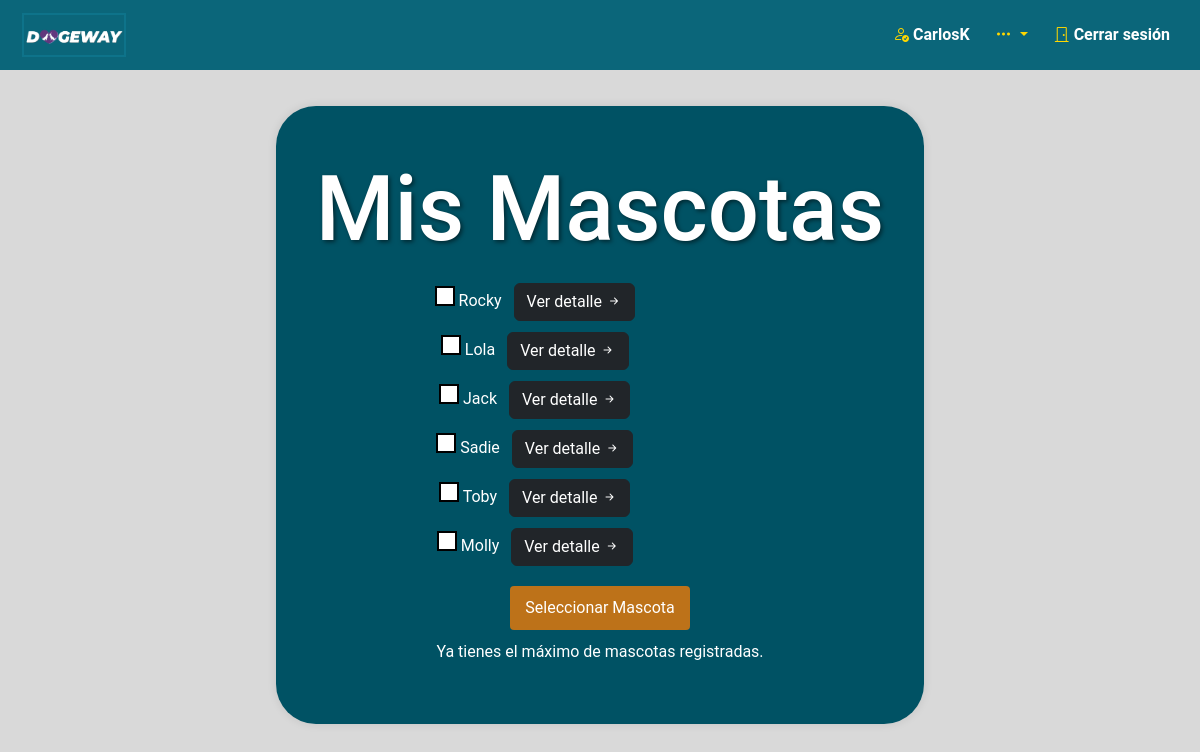
Page /mascotas/ (signed in) on the committed database.
### main_app/models.py (models this page shows, shortened)
class Usuario(AbstractUser):
    fotografia = models.ImageField(upload_to='usuarios/', null=True, blank=True)
    telefono = models.CharField(max_length=20)
    fecha_de_nacimiento = models.DateField()
    direccion = models.CharField(max_length=100)
    fotografia_identificacion = models.ImageField(upload_to='identificaciones/', null=True, blank=True)
    verificado = models.BooleanField(default=False)
    usuarios_bloqueados = models.ManyToManyField('self', symmetrical=False, related_name='usuarios_bloqueadores')
    groups = models.ManyToManyField('auth.Group', related_name='usuarios')
    user_permissions = models.ManyToManyField('auth.Permission', related_name='usuarios')

class Mascota(models.Model):
    dueño = models.ForeignKey(Usuario, on_delete=models.CASCADE)
    nombre = models.CharField(max_length=100)
    peso = models.FloatField(null=True, blank=True, validators=[
            MinValueValidator(5),  # El peso no puede ser menor que 0
            MaxValueValidator(150)  # El peso no puede ser mayor que 100
        ])
    edad = models.FloatField(null=True, blank=True, validators=[
            MinValueValidator(2),  # El peso no puede ser menor que 0
            MaxValueValidator(12)  # El peso no puede ser mayor que 100
        ])
    SEXO_CHOICES = (
        ('M', 'Macho'),
        ('H', 'Hembra'),
    )
    sexo = models.CharField(max_length=1, choices=SEXO_CHOICES)
    TAMAÑO_CHOICES = (
        ('XS', ' MuyPequeño'),
        ('S', 'Pequeño'),
        ('M', 'Mediano'),
        ('L', 'Grande'),
        ('XL', 'Gigante'),
    )
    tamaño = models.CharField(max_length=15, choices=TAMAÑO_CHOICES)
    descripcion = models.TextField()
    RAZA_CHOICES = (
        ('Bulldog francés', 'Bulldog francés'),
        ('Labrador retriever', 'Labrador retriever'),
        ('Golden retriever', 'Golden retriever'),
        ('Pastor alemán', 'Pastor alemán'),
        ('Caniche', 'Caniche'),
        ('Bulldog', 'Bulldog'),
        ('Rottweiler', 'Rottweiler'),
        ('Beagle', 'Beagle'),
        ('Salchicha', 'Salchicha'),
        ('Braco alemán de pelo corto', 'Braco alemán de pelo corto'),
        ('Corgi galés de Pembroke', 'Corgi galés de Pembroke'),
        ('Pastor australiano', 'Pastor australiano'),
        ('Yorkshire terrier', 'Yorkshire terrier'),
        ('Cavalier King Charles spaniel', 'Cavalier King Charles spaniel'),
        ('Doberman pinscher', 'Doberman pinscher'),
        ('Boxer', 'Boxer'),
        ('Schnauzer miniatura', 'Schnauzer miniatura'),
        ('Cane corso', 'Cane corso'),
        ('Gran danés', 'Gran danés'),
        ('Shih Tzu', 'Shih Tzu'),
        ('Husky siberiano', 'Husky siberiano'),
        ('Chihuahua', 'Chihuahua'),  # Raza agregada
        ('Solovino', 'Solovino'),  # Raza agregada
    )
    raza = models.CharField(max_length=100, choices=RAZA_CHOICES)
    tiene_cartilla = models.BooleanField()
    adopcion = models.BooleanField(default=False)
    likes = models.ManyToManyField("self", symmetrical=False, related_name="liked_by", blank=True)
    facebook_mascota = models.URLField(blank=True, null=True)
    twitter_mascota = models.URLField(blank=True, null=True)
    instagram_mascota = models.URLField(blank=True, null=True)
    tiktok_mascota = models.URLField(blank=True, null=True)

### main_app/views.py (the view)
# urls.py: path('mascotas/', views.mascotas_usuario, name='mascotas_usuario'),
@csrf_exempt
@login_required
def mascotas_usuario(request):
    mascotas = Mascota.objects.filter(dueño=request.user)
    if request.method == 'POST':
        mascota_id = request.POST.get('mascota_id')
        if mascota_id:
            request.session['mascota_seleccionada_id'] = mascota_id
            return redirect('home')
    return render(request, 'Elegir_Mascota.html', {'title':"Elegir Mascota",'mascotas': mascotas})

### main_app/templates/Elegir_Mascota.html (shortened to what this page needs)
{% extends 'layouts/base.html' %}
{% load static %}
{% block estilos_adicionales %}
<link rel="stylesheet" href="{% static 'css/Elegir_Mascota.css' %}">
{% endblock %}
{% block content %}
<div class="content-container">
  <h1>Mis Mascotas</h1>
  {% if mascotas %}
  <form method="post">
    <ul>
      {% for mascota in mascotas %}
      <li style="margin: 2px; padding: 2px;">
        <label style="padding: 8px;">
          <input type="radio" name="mascota_id" value="{{ mascota.id }}"> {{ mascota.nombre }}
        </label>
        <a href="{% url 'ver_detalle_mascota' mascota.id %}" class="btn btn-dark">
          Ver detalle <i class="bi bi-arrow-right-short"></i>
        </a>
      </li>
      {% endfor %}
    </ul>
    <button type="submit">Seleccionar Mascota</button>
  </form>
  {% endif %}
  {% if mascotas.count < 6 %} <p>¿Quieres registrar una nueva mascota?<a href="{% url 'registro_mascota' %}">
      Registrar
      mascota</a></p>
    {% else %}
    <p>Ya tienes el máximo de mascotas registradas.</p>
    {% endif %}
</div>
{% endblock content %}

### main_app/templates/layouts/base.html (shortened to what this page needs)
<!DOCTYPE html>
<html lang="en">
<head>
    {% load static %}
    <link href="https://cdn.jsdelivr.net/npm/bootstrap@5.3.2/dist/css/bootstrap.min.css" rel="stylesheet">
    <link rel="stylesheet" href="https://cdn.jsdelivr.net/npm/bootstrap-icons@1.11.2/font/bootstrap-icons.min.css">
    <link rel="stylesheet" href="{% static 'css/base.css' %}">
    {% block estilos_adicionales %}{% endblock %}
</head>
<body>
    <header>
        <nav class="navbar navbar-expand-lg" style="background-color: #0B667A;">
            <div class="container-fluid">
                <a class="navbar-brand" id="imagen" href="{% url 'home' %}">
                    <img src="{% static 'imagenes/LOGO.png' %}" alt="Dogeway Logo" class="navbar-logo">
                </a>
                <div class="collapse navbar-collapse" id="navbarSupportedContent">
                    <ul class="navbar-nav mb-2 mb-lg-0 ms-auto">
                        {% if user.is_authenticated%}
                            <li class="nav-item" id="NombreUsuario">
                                <a class="nav-link">
                                    {% if user.verificado %}
                                    <i class="bi bi-person-check" style="color: gold;"></i>
                                    {% endif %}
                                    {{ user.username }}
                                </a>
                            </li>
                            <li class="nav-item">
                                <div class="dropdown">
                                    <a class="nav-link dropdown-toggle" href="#" role="button" id="dropdownMenuLink" data-bs-toggle="dropdown" aria-expanded="false" style="color: gold;">
                                        <i class="bi bi-three-dots" style="color: gold;"></i>
                                    </a>
                                </div>
                            </li>
                            <li class="nav-item">
                                <a class="nav-link" href="{% url 'logout' %}?next={% url 'home' %}">
                                    <i class="bi bi-door-closed" style="color: gold;"></i> Cerrar sesión
                                </a>
                            </li>
                        {% else %}
                            <li class="nav-item">
                                <a class="nav-link login-signup" href="{% url 'login' %}">Iniciar sesión</a>
                            </li>
                        {% endif %}
                    </ul>
                </div>
            </div>
        </nav>
    </header>
    <div class="content">
        {% block content %}{% endblock %}
    </div>
</body>
</html>

### main_app/static/css/base.css (style rules this page uses)
* { margin: 0; padding: 0; box-sizing: border-box; text-decoration: none; font-family: 'Roboto', sans-serif; }
body { margin-top: 55px; }
header { background-color: #0B667A; position: fixed; top: 0; left: 0; width: 100%; padding: 5px 10px; z-index: 100; }
header nav { display: flex; align-items: center; justify-content: space-between; font-weight: bold; padding-top: 5px; padding-bottom: 5px; padding-left: 3%; padding-right: 1%; }
header .navbar-logo { width: 100px; }
#imagen { background-color: transparent; border: 2px double #0e738a; }
header nav ul { display: flex; list-style: none; margin: 0; padding: 0; }
header nav ul li { margin-left: 10px; }
header nav ul li a { color: white; font-size: 16px; text-decoration: none; padding: 10px; }
header { padding: 5px 10px; }
header nav ul { display: flex; list-style: none; margin: 0; padding: 0; justify-content: flex-end; }
.nav-link { color: white; }

### main_app/static/css/Elegir_Mascota.css (style rules this page uses)
* { font-family: 'Roboto', sans-serif; }
body { background-color: #D9D9D9; display: flex; justify-content: center; align-items: center; height: 100vh; margin: 0; }
.content-container { background-color: #005264; padding: 40px; border-radius: 40px; width: auto; height: auto; margin: 20px auto; box-shadow: 0px 0px 10px rgba(0, 0, 0, 0.1); margin-top: 50px; text-align: center; }
h1 { color: white; margin: 10px 0; font-size: 90px; text-shadow: 2px 2px 4px rgba(0, 0, 0, 0.5); }
ul { color: white; list-style: none; margin-left: -30%; }
.content-container p { margin: 10px 0; color: white; margin-bottom: 20px; }
a { color: #f09629; }
button { background-color: #BD7219; color: white; padding: 10px 15px; border: none; border-radius: 4px; cursor: pointer; display: block; margin: 0 auto; }
.content-container form { display: flex; flex-direction: column; }
input[type="radio"] { appearance: none; -webkit-appearance: none; -moz-appearance: none; width: 20px; height: 20px; border-radius: 0; background-color: transparent; border: 2px solid #000; }
input[type="radio"]:not(:checked) { background-color: white; }

### rows in the picture
Usuario: username "CarlosK"
Mascota: nombre "Rocky"
Mascota: nombre "Lola"
Mascota: nombre "Jack"
Mascota: nombre "Sadie"
Mascota: nombre "Toby"
Mascota: nombre "Molly"
